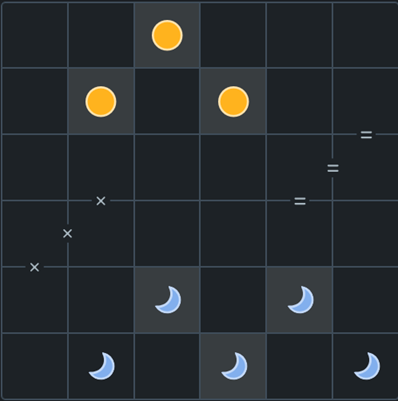
#> input picture TangoScriptSolution/images/empty_dark.png, 398 x 401 px, given in place of empty.PNG, which was not available
$ python procesar_imagen_mejorado.py
#> lines starting #> are read from the running program, lines starting #| are printed output that depends on the picture; pictures that were not available may be replaced by others from this repository, and a replacement may not be noted
import os
import cv2
import numpy as np

BASE_DIR = os.path.dirname(os.path.dirname(os.path.abspath(__file__)))
folder = "dark"
folderSigns = "signs"
TEMPLATE_PATH = os.path.join(BASE_DIR, "images", folder)
ENTRADA_PATH = os.path.join(BASE_DIR, "images", "template_dark.PNG")
SIGN_PATH = os.path.join(BASE_DIR, "images", folderSigns)

# Cargar templates - agregamos multiply (x) y equal (=)
templates = {
    0: cv2.imread(os.path.join(TEMPLATE_PATH, "empty.PNG"), cv2.IMREAD_COLOR),
    1: cv2.imread(os.path.join(TEMPLATE_PATH, "sol.PNG"), cv2.IMREAD_COLOR),
    2: cv2.imread(os.path.join(TEMPLATE_PATH, "luna.PNG"), cv2.IMREAD_COLOR),
    3: cv2.imread(os.path.join(SIGN_PATH, "multiply.PNG"), cv2.IMREAD_COLOR),  # símbolo 'x'
    4: cv2.imread(os.path.join(SIGN_PATH, "equal.PNG"), cv2.IMREAD_COLOR),     # símbolo '='
}
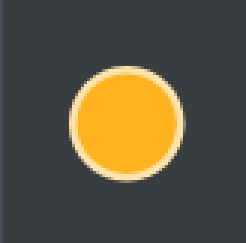
#> input picture TangoScriptSolution/images/dark/sol.png, 82 x 81 px, found by its file name (shown 3 times larger)
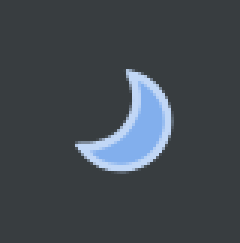
#> input picture TangoScriptSolution/images/dark/luna.png, 80 x 81 px, found by its file name (shown 3 times larger)
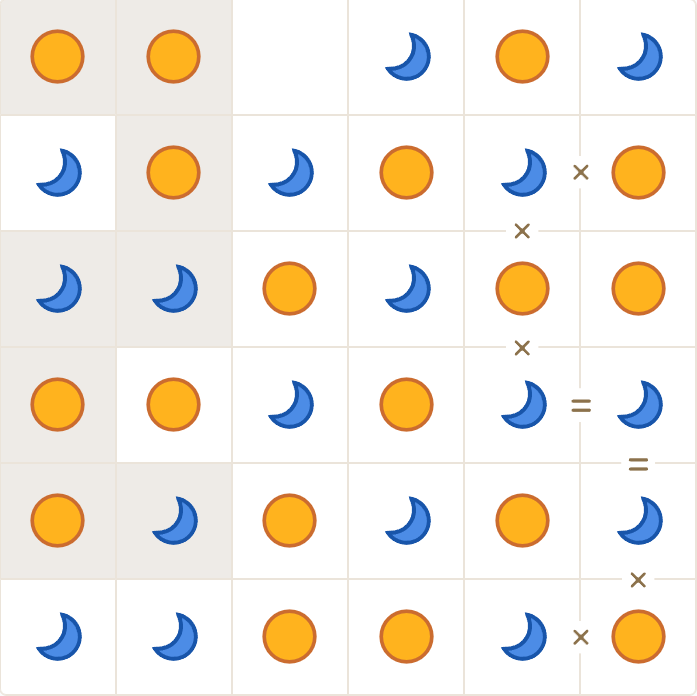
#> input picture TangoScriptSolution/images/entrada.PNG, 697 x 696 px, given in place of multiply.PNG, which was not available

# Verificar templates cargados
for key, tpl in templates.items():
    if tpl is None:
        print(f"❌ Template {key} no se pudo cargar")
        exit(1)
    else:
        print(f"✅ Template {key} cargado correctamente")
#> this loop made 5 passes
#| ✅ Template 0 cargado correctamente
#| ✅ Template 1 cargado correctamente
#| ✅ Template 2 cargado correctamente
#| ✅ Template 3 cargado correctamente
#| ✅ Template 4 cargado correctamente

image = cv2.imread(ENTRADA_PATH, cv2.IMREAD_COLOR)
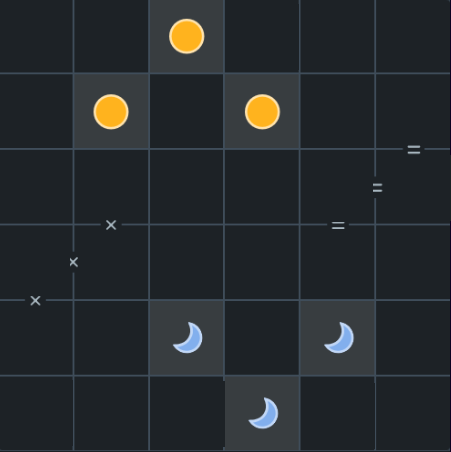
#> input picture TangoScriptSolution/images/template_dark.png, 451 x 452 px, found by its file name
#> image is the input picture: shape (452, 451, 3); mean B, G, R 45.5, 42.8, 38.3
if image is None:
    print("❌ Imagen principal no se pudo cargar")
    exit(1)

rows, cols = 6, 6
cell_h = image.shape[0] // rows
#> cell_h = 75
cell_w = image.shape[1] // cols
#> cell_w = 75

def es_celda_vacia(celda, umbral=0.7):
    """Detecta si una celda está vacía"""
    template = templates[0]
    template_resized = cv2.resize(template, (celda.shape[1], celda.shape[0]))

    # Convertir ambos a escala de grises para mejor comparación
    celda_gray = cv2.cvtColor(celda, cv2.COLOR_BGR2GRAY)
    template_gray = cv2.cvtColor(template_resized, cv2.COLOR_BGR2GRAY)

    res = cv2.matchTemplate(celda_gray, template_gray, cv2.TM_CCOEFF_NORMED)
    _, score, _, _ = cv2.minMaxLoc(res)

    return score >= umbral

def detectar_icono(celda, umbral=0.5):
    """Detecta qué tipo de icono hay en la celda"""
    # Recorta el centro para mejorar la detección
    h, w = celda.shape[:2]
    offset = int(min(h, w) * 0.15)  # Reducimos el offset para símbolos más pequeños
    celda_recortada = celda[offset:h - offset, offset:w - offset]

    max_score = -1
    mejor_id = None
    scores_debug = {}

    # Probamos con todos los templates excepto el vacío (0)
    for tipo_id in [1, 2, 3, 4]:  # sol, luna, multiply, equal
        template = templates[tipo_id]

        # Recortamos el template también
        tpl_recortado = template[offset:template.shape[0]-offset, offset:template.shape[1]-offset]
        tpl_resized = cv2.resize(tpl_recortado, (celda_recortada.shape[1], celda_recortada.shape[0]))

        # Probamos tanto en color como en escala de grises
        # Método 1: Comparación en color
        res_color = cv2.matchTemplate(celda_recortada, tpl_resized, cv2.TM_CCOEFF_NORMED)
        _, score_color, _, _ = cv2.minMaxLoc(res_color)

        # Método 2: Comparación en escala de grises
        celda_gray = cv2.cvtColor(celda_recortada, cv2.COLOR_BGR2GRAY)
        tpl_gray = cv2.cvtColor(tpl_resized, cv2.COLOR_BGR2GRAY)
        res_gray = cv2.matchTemplate(celda_gray, tpl_gray, cv2.TM_CCOEFF_NORMED)
        _, score_gray, _, _ = cv2.minMaxLoc(res_gray)

        # Tomamos el mejor score de ambos métodos
        score = max(score_color, score_gray)
        scores_debug[tipo_id] = score

        if score > max_score:
            max_score = score
            mejor_id = tipo_id

    # Debug: mostrar todos los scores
    simbolos = {0: "vacío", 1: "sol", 2: "luna", 3: "x", 4: "="}
    print(f"Scores: {[(simbolos[k], f'{v:.3f}') for k, v in scores_debug.items()]}")
    print(f"Mejor match: {simbolos.get(mejor_id, 'desconocido')} con score {max_score:.3f}")

    return mejor_id if max_score >= umbral else None

def detectar_simbolos_alternativos(celda):
    """Método alternativo para detectar símbolos basado en características de la imagen"""
    # Convertir a escala de grises
    gray = cv2.cvtColor(celda, cv2.COLOR_BGR2GRAY)

    # Aplicar threshold para obtener imagen binaria
    _, thresh = cv2.threshold(gray, 127, 255, cv2.THRESH_BINARY)

    # Encontrar contornos
    contours, _ = cv2.findContours(thresh, cv2.RETR_EXTERNAL, cv2.CHAIN_APPROX_SIMPLE)

    if len(contours) == 0:
        return 0  # vacío

    # Análisis de contornos para identificar símbolos
    for contour in contours:
        area = cv2.contourArea(contour)
        if area < 50:  # muy pequeño, probablemente ruido
            continue

        # Calcular bounding box
        x, y, w, h = cv2.boundingRect(contour)
        aspect_ratio = w / h

        # Heurísticas para identificar símbolos
        if 0.8 < aspect_ratio < 1.2:  # aproximadamente cuadrado
            # Podría ser 'x' o símbolo circular
            pass
        elif aspect_ratio > 2:  # muy horizontal
            # Podría ser '='
            return 4

    return None

matriz_resultado = []

def main():
    print("🔍 Iniciando procesamiento de imagen...")
    print(f"Dimensiones de imagen: {image.shape}")
#| Dimensiones de imagen: (452, 451, 3)
    print(f"Dimensiones de celda: {cell_w}x{cell_h}")
#| Dimensiones de celda: 75x75

    for i in range(rows):
        fila = []
        for j in range(cols):
            y1, y2 = i * cell_h, (i + 1) * cell_h
            x1, x2 = j * cell_w, (j + 1) * cell_w
            celda = image[y1:y2, x1:x2]

            print(f"\n--- Procesando celda ({i},{j}) ---")

            # Primero verificamos si está vacía
            if es_celda_vacia(celda, umbral=0.7):
                tipo_icono = 0
                print("✅ Celda vacía detectada")
            else:
                # Intentamos detectar el icono
                tipo_icono = detectar_icono(celda, umbral=0.4)  # Bajamos el umbral

                # Si no se detecta nada, intentamos método alternativo
                if tipo_icono is None:
                    print("⚠️ No se detectó con template matching, probando método alternativo...")
                    tipo_icono = detectar_simbolos_alternativos(celda)

                # Si aún no se detecta nada, asumimos vacío
                if tipo_icono is None:
                    tipo_icono = 0
                    print("❓ No se pudo identificar, asumiendo vacío")

                simbolos = {0: "vacío", 1: "sol", 2: "luna", 3: "x", 4: "="}
                print(f"✅ Detectado: {simbolos[tipo_icono]}")

            fila.append(tipo_icono)
        matriz_resultado.append(fila)
#> this loop made 6 passes
#> pass 1, in es_celda_vacia, `template_gray = cv2.cvtColor(template_resized, cv2.COLOR_BGR2GRAY)`:
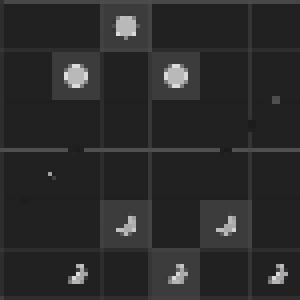
#> template_gray: shape (75, 75) (shown 4 times larger); min 26, max 222, mean 43.1
#> pass 1, in detectar_icono (call 3), `celda_recortada = celda[offset:h - offset, offset:w - offset]`:
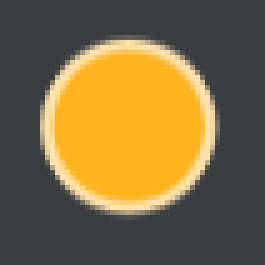
#> celda_recortada: shape (53, 53, 3) (shown 5 times larger); mean of channels 0, 1, 2 64.8, 105.6, 124.1; drawn as B, G, R
#> after the loop:
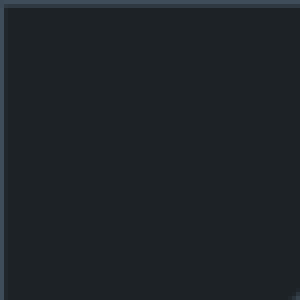
#> celda: shape (75, 75, 3) (shown 4 times larger); mean B, G, R 39.8, 35.5, 30.2
#> after the loop, matriz_resultado = [[0, 0, 1, 0, 0, 0], [0, 1, 0, 1, 0, 0], [0, 0, 0, 0, 0, 0], [0, 0, 0, 0, 0, 0], [0, 0, 2, 0, 2, 0], [0, 0, 0, 2, 0, 0]]

    print("\n" + "="*50)
    print("RESULTADO FINAL:")
    print("="*50)

    simbolos = {0: "⬜", 1: "☀️", 2: "🌙", 3: "❌", 4: "➖"}

    for i, fila in enumerate(matriz_resultado):
        fila_simbolos = [simbolos.get(x, str(x)) for x in fila]
        print(f"Fila {i}: {fila}")
        print(f"      {' '.join(fila_simbolos)}")
#> this loop made 6 passes

    print(f"\nMatriz numérica completa:")
    print(matriz_resultado)

if __name__ == '__main__':
    main()
